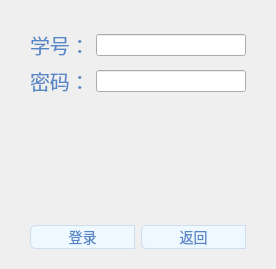
<?xml version="1.0" encoding="UTF-8"?>
<ui version="4.0">
 <class>Register</class>
 <widget class="QWidget" name="Register">
  <property name="geometry">
   <rect>
    <x>0</x>
    <y>0</y>
    <width>276</width>
    <height>269</height>
   </rect>
  </property>
  <property name="windowTitle">
   <string>Register</string>
  </property>
  <property name="styleSheet">
   <string notr="true">#Register
{
border-image: url(:/page_preview/Resources/BackGround2.png);
}</string>
  </property>
  <layout class="QVBoxLayout" name="verticalLayout_2">
   <property name="spacing">
    <number>0</number>
   </property>
   <property name="leftMargin">
    <number>0</number>
   </property>
   <property name="topMargin">
    <number>0</number>
   </property>
   <property name="rightMargin">
    <number>0</number>
   </property>
   <property name="bottomMargin">
    <number>0</number>
   </property>
   <item>
    <widget class="QWidget" name="widget" native="true">
     <layout class="QVBoxLayout" name="verticalLayout">
      <property name="leftMargin">
       <number>30</number>
      </property>
      <property name="topMargin">
       <number>30</number>
      </property>
      <property name="rightMargin">
       <number>30</number>
      </property>
      <property name="bottomMargin">
       <number>20</number>
      </property>
      <item>
       <layout class="QHBoxLayout" name="horizontalLayout">
        <item>
         <widget class="QLabel" name="label">
          <property name="font">
           <font>
            <family>Microsoft YaHei</family>
            <pointsize>15</pointsize>
            <weight>50</weight>
            <bold>false</bold>
           </font>
          </property>
          <property name="styleSheet">
           <string notr="true">

font-family: Microsoft YaHei;
font-weight: 400;
color: #5786C7;</string>
          </property>
          <property name="text">
           <string>学号：</string>
          </property>
         </widget>
        </item>
        <item>
         <widget class="QLineEdit" name="LE1"/>
        </item>
       </layout>
      </item>
      <item>
       <layout class="QHBoxLayout" name="horizontalLayout_4">
        <item>
         <widget class="QLabel" name="label_4">
          <property name="font">
           <font>
            <family>Microsoft YaHei</family>
            <pointsize>15</pointsize>
            <weight>50</weight>
            <bold>false</bold>
           </font>
          </property>
          <property name="styleSheet">
           <string notr="true">

font-family: Microsoft YaHei;
font-weight: 400;
color: #5786C7;</string>
          </property>
          <property name="text">
           <string>密码：</string>
          </property>
         </widget>
        </item>
        <item>
         <widget class="QLineEdit" name="LE2"/>
        </item>
       </layout>
      </item>
      <item>
       <widget class="QLabel" name="LE_Msg">
        <property name="font">
         <font>
          <family>Microsoft YaHei</family>
          <pointsize>13</pointsize>
         </font>
        </property>
        <property name="text">
         <string/>
        </property>
        <property name="alignment">
         <set>Qt::AlignCenter</set>
        </property>
       </widget>
      </item>
      <item>
       <layout class="QHBoxLayout" name="horizontalLayout_3">
        <item>
         <widget class="QPushButton" name="PB_Login">
          <property name="styleSheet">
           <string notr="true">background: #EDF8FF;
border: 1px solid #CFDDEF;
border-top-left-radius:6px;
border-bottom-left-radius:6px;

font-size: 14px;
font-family: Microsoft YaHei;
font-weight: 400;
color: #5786C7;</string>
          </property>
          <property name="text">
           <string>登录</string>
          </property>
         </widget>
        </item>
        <item>
         <widget class="QPushButton" name="PB_Back">
          <property name="styleSheet">
           <string notr="true">background: #EDF8FF;
border: 1px solid #CFDDEF;
border-top-left-radius:6px;
border-bottom-left-radius:6px;

font-size: 14px;
font-family: Microsoft YaHei;
font-weight: 400;
color: #5786C7;</string>
          </property>
          <property name="text">
           <string>返回</string>
          </property>
         </widget>
        </item>
       </layout>
      </item>
     </layout>
    </widget>
   </item>
  </layout>
 </widget>
 <layoutdefault spacing="6" margin="11"/>
 <resources/>
 <connections/>
</ui>
